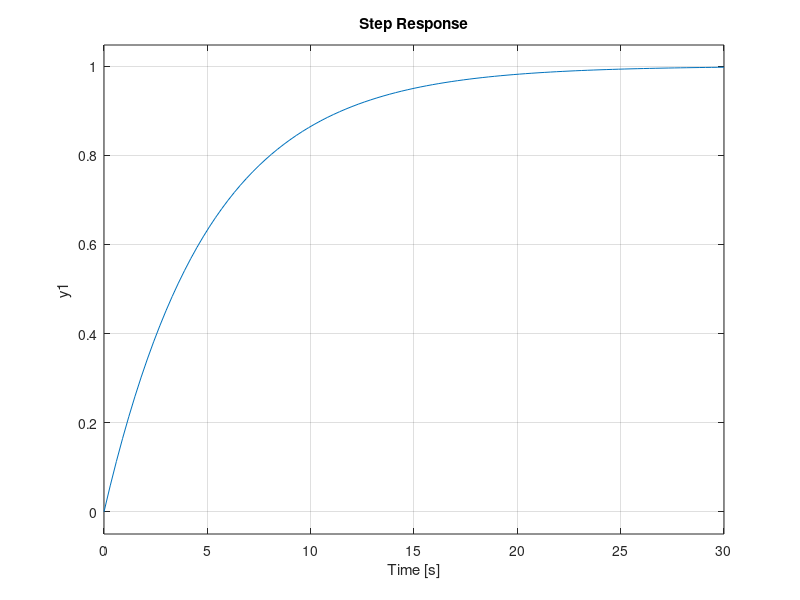

Source code (MATLAB): (Note: this script raises an error after producing the figure.)
close all
G=tf([1],[5 1])
polo=pole(G)
figure
step(G)
grid on
syms tau s 
eqn=tau*s+1==0
solve(eqn,s)
%%
figure
rlocus(G)
grid on
pause()%%
close all
G=tf([1],[1 5 2])
polo=pole(G)
figure
step(G)
grid on
syms tau s 
eqn=tau*s+1==0
solve(eqn,s)
%%
figure
rlocus(G)
grid on
GLC=feedback(G,5.75)